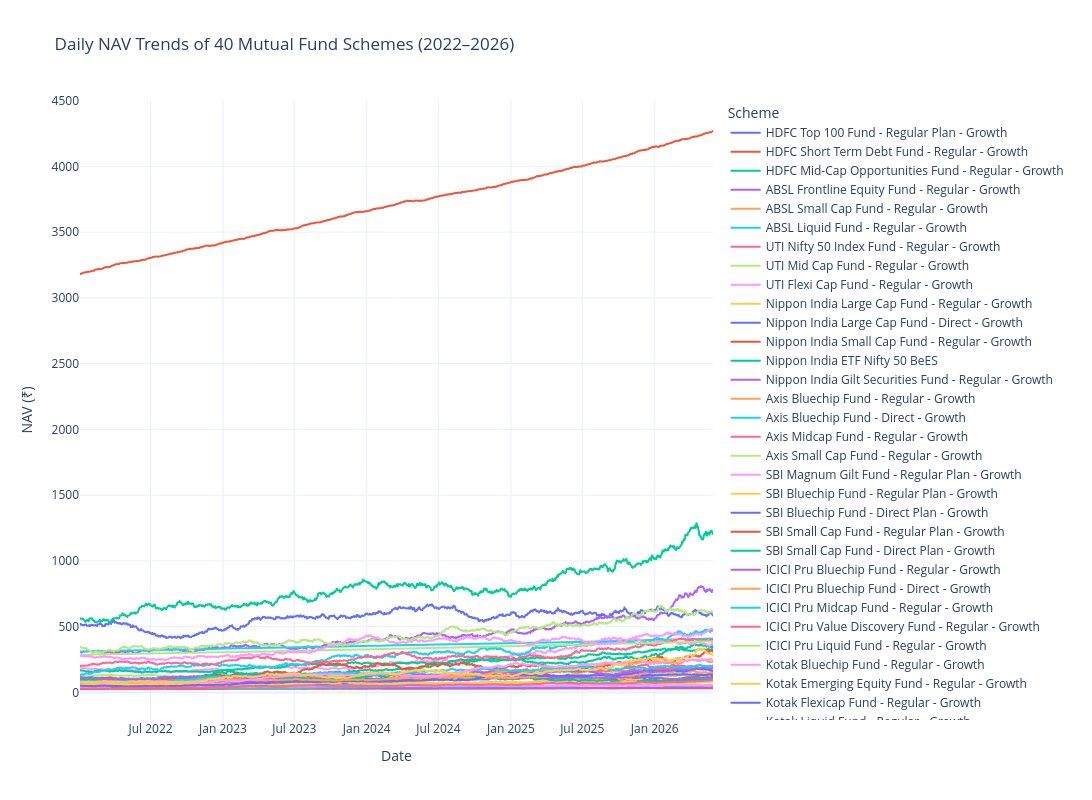

Here is the notebook cell this chart was saved with:
### Markdown cell above
Create the Plotly interactive version

### Code cell
fig = px.line(
    nav_analysis,
    x="date",
    y="nav",
    color="scheme_name",
    title="Daily NAV Trends of 40 Mutual Fund Schemes (2022–2026)",
    labels={
        "date": "Date",
        "nav": "NAV (₹)",
        "scheme_name": "Scheme"
    }
)

fig.update_layout(
    width=1600,
    height=800,
    hovermode="x unified",
    template="plotly_white"
)

fig.show()

fig.write_html(
    os.path.join(
        charts_path,
        "NAV Trend Lines.html"
    )
)

### Figure 1 — Plotly figure (JSON) as saved in the notebook; plotly's stock layout.template omitted (floating-point values rounded to 4 significant figures; data arrays with more than 128 entries replaced by an {"elided": "..."} marker saying what was removed)
{"data": [{"hovertemplate": "Scheme=HDFC Top 100 Fund - Regular Plan - Growth<br>Date=%{x}<br>NAV (₹)=%{y}<extra></extra>", "legendgroup": "HDFC Top 100 Fund - Regular Plan - Growth", "line": {"color": "#636efa", "dash": "solid"}, "marker": {"symbol": "circle"}, "mode": "lines", "name": "HDFC Top 100 Fund - Regular Plan - Growth", "showlegend": true, "type": "scattergl", "x": {"elided": "1150 str values"}, "xaxis": "x", "y": {"elided": "1150 float values"}, "yaxis": "y"}, {"hovertemplate": "Scheme=HDFC Short Term Debt Fund - Regular - Growth<br>Date=%{x}<br>NAV (₹)=%{y}<extra></extra>", "legendgroup": "HDFC Short Term Debt Fund - Regular - Growth", "line": {"color": "#EF553B", "dash": "solid"}, "marker": {"symbol": "circle"}, "mode": "lines", "name": "HDFC Short Term Debt Fund - Regular - Growth", "showlegend": true, "type": "scattergl", "x": {"elided": "1150 str values"}, "xaxis": "x", "y": {"elided": "1150 float values"}, "yaxis": "y"}, {"hovertemplate": "Scheme=HDFC Mid-Cap Opportunities Fund - Regular - Growth<br>Date=%{x}<br>NAV (₹)=%{y}<extra></extra>", "legendgroup": "HDFC Mid-Cap Opportunities Fund - Regular - Growth", "line": {"color": "#00cc96", "dash": "solid"}, "marker": {"symbol": "circle"}, "mode": "lines", "name": "HDFC Mid-Cap Opportunities Fund - Regular - Growth", "showlegend": true, "type": "scattergl", "x": {"elided": "1150 str values"}, "xaxis": "x", "y": {"elided": "1150 float values"}, "yaxis": "y"}, {"hovertemplate": "Scheme=ABSL Frontline Equity Fund - Regular - Growth<br>Date=%{x}<br>NAV (₹)=%{y}<extra></extra>", "legendgroup": "ABSL Frontline Equity Fund - Regular - Growth", "line": {"color": "#ab63fa", "dash": "solid"}, "marker": {"symbol": "circle"}, "mode": "lines", "name": "ABSL Frontline Equity Fund - Regular - Growth", "showlegend": true, "type": "scattergl", "x": {"elided": "1150 str values"}, "xaxis": "x", "y": {"elided": "1150 float values"}, "yaxis": "y"}, {"hovertemplate": "Scheme=ABSL Small Cap Fund - Regular - Growth<br>Date=%{x}<br>NAV (₹)=%{y}<extra></extra>", "legendgroup": "ABSL Small Cap Fund - Regular - Growth", "line": {"color": "#FFA15A", "dash": "solid"}, "marker": {"symbol": "circle"}, "mode": "lines", "name": "ABSL Small Cap Fund - Regular - Growth", "showlegend": true, "type": "scattergl", "x": {"elided": "1150 str values"}, "xaxis": "x", "y": {"elided": "1150 float values"}, "yaxis": "y"}, {"hovertemplate": "Scheme=ABSL Liquid Fund - Regular - Growth<br>Date=%{x}<br>NAV (₹)=%{y}<extra></extra>", "legendgroup": "ABSL Liquid Fund - Regular - Growth", "line": {"color": "#19d3f3", "dash": "solid"}, "marker": {"symbol": "circle"}, "mode": "lines", "name": "ABSL Liquid Fund - Regular - Growth", "showlegend": true, "type": "scattergl", "x": {"elided": "1150 str values"}, "xaxis": "x", "y": {"elided": "1150 float values"}, "yaxis": "y"}, {"hovertemplate": "Scheme=UTI Nifty 50 Index Fund - Regular - Growth<br>Date=%{x}<br>NAV (₹)=%{y}<extra></extra>", "legendgroup": "UTI Nifty 50 Index Fund - Regular - Growth", "line": {"color": "#FF6692", "dash": "solid"}, "marker": {"symbol": "circle"}, "mode": "lines", "name": "UTI Nifty 50 Index Fund - Regular - Growth", "showlegend": true, "type": "scattergl", "x": {"elided": "1150 str values"}, "xaxis": "x", "y": {"elided": "1150 float values"}, "yaxis": "y"}, {"hovertemplate": "Scheme=UTI Mid Cap Fund - Regular - Growth<br>Date=%{x}<br>NAV (₹)=%{y}<extra></extra>", "legendgroup": "UTI Mid Cap Fund - Regular - Growth", "line": {"color": "#B6E880", "dash": "solid"}, "marker": {"symbol": "circle"}, "mode": "lines", "name": "UTI Mid Cap Fund - Regular - Growth", "showlegend": true, "type": "scattergl", "x": {"elided": "1150 str values"}, "xaxis": "x", "y": {"elided": "1150 float values"}, "yaxis": "y"}, {"hovertemplate": "Scheme=UTI Flexi Cap Fund - Regular - Growth<br>Date=%{x}<br>NAV (₹)=%{y}<extra></extra>", "legendgroup": "UTI Flexi Cap Fund - Regular - Growth", "line": {"color": "#FF97FF", "dash": "solid"}, "marker": {"symbol": "circle"}, "mode": "lines", "name": "UTI Flexi Cap Fund - Regular - Growth", "showlegend": true, "type": "scattergl", "x": {"elided": "1150 str values"}, "xaxis": "x", "y": {"elided": "1150 float values"}, "yaxis": "y"}, {"hovertemplate": "Scheme=Nippon India Large Cap Fund - Regular - Growth<br>Date=%{x}<br>NAV (₹)=%{y}<extra></extra>", "legendgroup": "Nippon India Large Cap Fund - Regular - Growth", "line": {"color": "#FECB52", "dash": "solid"}, "marker": {"symbol": "circle"}, "mode": "lines", "name": "Nippon India Large Cap Fund - Regular - Growth", "showlegend": true, "type": "scattergl", "x": {"elided": "1150 str values"}, "xaxis": "x", "y": {"elided": "1150 float values"}, "yaxis": "y"}, {"hovertemplate": "Scheme=Nippon India Large Cap Fund - Direct - Growth<br>Date=%{x}<br>NAV (₹)=%{y}<extra></extra>", "legendgroup": "Nippon India Large Cap Fund - Direct - Growth", "line": {"color": "#636efa", "dash": "solid"}, "marker": {"symbol": "circle"}, "mode": "lines", "name": "Nippon India Large Cap Fund - Direct - Growth", "showlegend": true, "type": "scattergl", "x": {"elided": "1150 str values"}, "xaxis": "x", "y": {"elided": "1150 float values"}, "yaxis": "y"}, {"hovertemplate": "Scheme=Nippon India Small Cap Fund - Regular - Growth<br>Date=%{x}<br>NAV (₹)=%{y}<extra></extra>", "legendgroup": "Nippon India Small Cap Fund - Regular - Growth", "line": {"color": "#EF553B", "dash": "solid"}, "marker": {"symbol": "circle"}, "mode": "lines", "name": "Nippon India Small Cap Fund - Regular - Growth", "showlegend": true, "type": "scattergl", "x": {"elided": "1150 str values"}, "xaxis": "x", "y": {"elided": "1150 float values"}, "yaxis": "y"}, {"hovertemplate": "Scheme=Nippon India ETF Nifty 50 BeES<br>Date=%{x}<br>NAV (₹)=%{y}<extra></extra>", "legendgroup": "Nippon India ETF Nifty 50 BeES", "line": {"color": "#00cc96", "dash": "solid"}, "marker": {"symbol": "circle"}, "mode": "lines", "name": "Nippon India ETF Nifty 50 BeES", "showlegend": true, "type": "scattergl", "x": {"elided": "1150 str values"}, "xaxis": "x", "y": {"elided": "1150 float values"}, "yaxis": "y"}, {"hovertemplate": "Scheme=Nippon India Gilt Securities Fund - Regular - Growth<br>Date=%{x}<br>NAV (₹)=%{y}<extra></extra>", "legendgroup": "Nippon India Gilt Securities Fund - Regular - Growth", "line": {"color": "#ab63fa", "dash": "solid"}, "marker": {"symbol": "circle"}, "mode": "lines", "name": "Nippon India Gilt Securities Fund - Regular - Growth", "showlegend": true, "type": "scattergl", "x": {"elided": "1150 str values"}, "xaxis": "x", "y": {"elided": "1150 float values"}, "yaxis": "y"}, {"hovertemplate": "Scheme=Axis Bluechip Fund - Regular - Growth<br>Date=%{x}<br>NAV (₹)=%{y}<extra></extra>", "legendgroup": "Axis Bluechip Fund - Regular - Growth", "line": {"color": "#FFA15A", "dash": "solid"}, "marker": {"symbol": "circle"}, "mode": "lines", "name": "Axis Bluechip Fund - Regular - Growth", "showlegend": true, "type": "scattergl", "x": {"elided": "1150 str values"}, "xaxis": "x", "y": {"elided": "1150 float values"}, "yaxis": "y"}, {"hovertemplate": "Scheme=Axis Bluechip Fund - Direct - Growth<br>Date=%{x}<br>NAV (₹)=%{y}<extra></extra>", "legendgroup": "Axis Bluechip Fund - Direct - Growth", "line": {"color": "#19d3f3", "dash": "solid"}, "marker": {"symbol": "circle"}, "mode": "lines", "name": "Axis Bluechip Fund - Direct - Growth", "showlegend": true, "type": "scattergl", "x": {"elided": "1150 str values"}, "xaxis": "x", "y": {"elided": "1150 float values"}, "yaxis": "y"}, {"hovertemplate": "Scheme=Axis Midcap Fund - Regular - Growth<br>Date=%{x}<br>NAV (₹)=%{y}<extra></extra>", "legendgroup": "Axis Midcap Fund - Regular - Growth", "line": {"color": "#FF6692", "dash": "solid"}, "marker": {"symbol": "circle"}, "mode": "lines", "name": "Axis Midcap Fund - Regular - Growth", "showlegend": true, "type": "scattergl", "x": {"elided": "1150 str values"}, "xaxis": "x", "y": {"elided": "1150 float values"}, "yaxis": "y"}, {"hovertemplate": "Scheme=Axis Small Cap Fund - Regular - Growth<br>Date=%{x}<br>NAV (₹)=%{y}<extra></extra>", "legendgroup": "Axis Small Cap Fund - Regular - Growth", "line": {"color": "#B6E880", "dash": "solid"}, "marker": {"symbol": "circle"}, "mode": "lines", "name": "Axis Small Cap Fund - Regular - Growth", "showlegend": true, "type": "scattergl", "x": {"elided": "1150 str values"}, "xaxis": "x", "y": {"elided": "1150 float values"}, "yaxis": "y"}, {"hovertemplate": "Scheme=SBI Magnum Gilt Fund - Regular Plan - Growth<br>Date=%{x}<br>NAV (₹)=%{y}<extra></extra>", "legendgroup": "SBI Magnum Gilt Fund - Regular Plan - Growth", "line": {"color": "#FF97FF", "dash": "solid"}, "marker": {"symbol": "circle"}, "mode": "lines", "name": "SBI Magnum Gilt Fund - Regular Plan - Growth", "showlegend": true, "type": "scattergl", "x": {"elided": "1150 str values"}, "xaxis": "x", "y": {"elided": "1150 float values"}, "yaxis": "y"}, {"hovertemplate": "Scheme=SBI Bluechip Fund - Regular Plan - Growth<br>Date=%{x}<br>NAV (₹)=%{y}<extra></extra>", "legendgroup": "SBI Bluechip Fund - Regular Plan - Growth", "line": {"color": "#FECB52", "dash": "solid"}, "marker": {"symbol": "circle"}, "mode": "lines", "name": "SBI Bluechip Fund - Regular Plan - Growth", "showlegend": true, "type": "scattergl", "x": {"elided": "1150 str values"}, "xaxis": "x", "y": {"elided": "1150 float values"}, "yaxis": "y"}, {"hovertemplate": "Scheme=SBI Bluechip Fund - Direct Plan - Growth<br>Date=%{x}<br>NAV (₹)=%{y}<extra></extra>", "legendgroup": "SBI Bluechip Fund - Direct Plan - Growth", "line": {"color": "#636efa", "dash": "solid"}, "marker": {"symbol": "circle"}, "mode": "lines", "name": "SBI Bluechip Fund - Direct Plan - Growth", "showlegend": true, "type": "scattergl", "x": {"elided": "1150 str values"}, "xaxis": "x", "y": {"elided": "1150 float values"}, "yaxis": "y"}, {"hovertemplate": "Scheme=SBI Small Cap Fund - Regular Plan - Growth<br>Date=%{x}<br>NAV (₹)=%{y}<extra></extra>", "legendgroup": "SBI Small Cap Fund - Regular Plan - Growth", "line": {"color": "#EF553B", "dash": "solid"}, "marker": {"symbol": "circle"}, "mode": "lines", "name": "SBI Small Cap Fund - Regular Plan - Growth", "showlegend": true, "type": "scattergl", "x": {"elided": "1150 str values"}, "xaxis": "x", "y": {"elided": "1150 float values"}, "yaxis": "y"}, {"hovertemplate": "Scheme=SBI Small Cap Fund - Direct Plan - Growth<br>Date=%{x}<br>NAV (₹)=%{y}<extra></extra>", "legendgroup": "SBI Small Cap Fund - Direct Plan - Growth", "line": {"color": "#00cc96", "dash": "solid"}, "marker": {"symbol": "circle"}, "mode": "lines", "name": "SBI Small Cap Fund - Direct Plan - Growth", "showlegend": true, "type": "scattergl", "x": {"elided": "1150 str values"}, "xaxis": "x", "y": {"elided": "1150 float values"}, "yaxis": "y"}, {"hovertemplate": "Scheme=ICICI Pru Bluechip Fund - Regular - Growth<br>Date=%{x}<br>NAV (₹)=%{y}<extra></extra>", "legendgroup": "ICICI Pru Bluechip Fund - Regular - Growth", "line": {"color": "#ab63fa", "dash": "solid"}, "marker": {"symbol": "circle"}, "mode": "lines", "name": "ICICI Pru Bluechip Fund - Regular - Growth", "showlegend": true, "type": "scattergl", "x": {"elided": "1150 str values"}, "xaxis": "x", "y": {"elided": "1150 float values"}, "yaxis": "y"}, {"hovertemplate": "Scheme=ICICI Pru Bluechip Fund - Direct - Growth<br>Date=%{x}<br>NAV (₹)=%{y}<extra></extra>", "legendgroup": "ICICI Pru Bluechip Fund - Direct - Growth", "line": {"color": "#FFA15A", "dash": "solid"}, "marker": {"symbol": "circle"}, "mode": "lines", "name": "ICICI Pru Bluechip Fund - Direct - Growth", "showlegend": true, "type": "scattergl", "x": {"elided": "1150 str values"}, "xaxis": "x", "y": {"elided": "1150 float values"}, "yaxis": "y"}, {"hovertemplate": "Scheme=ICICI Pru Midcap Fund - Regular - Growth<br>Date=%{x}<br>NAV (₹)=%{y}<extra></extra>", "legendgroup": "ICICI Pru Midcap Fund - Regular - Growth", "line": {"color": "#19d3f3", "dash": "solid"}, "marker": {"symbol": "circle"}, "mode": "lines", "name": "ICICI Pru Midcap Fund - Regular - Growth", "showlegend": true, "type": "scattergl", "x": {"elided": "1150 str values"}, "xaxis": "x", "y": {"elided": "1150 float values"}, "yaxis": "y"}, {"hovertemplate": "Scheme=ICICI Pru Value Discovery Fund - Regular - Growth<br>Date=%{x}<br>NAV (₹)=%{y}<extra></extra>", "legendgroup": "ICICI Pru Value Discovery Fund - Regular - Growth", "line": {"color": "#FF6692", "dash": "solid"}, "marker": {"symbol": "circle"}, "mode": "lines", "name": "ICICI Pru Value Discovery Fund - Regular - Growth", "showlegend": true, "type": "scattergl", "x": {"elided": "1150 str values"}, "xaxis": "x", "y": {"elided": "1150 float values"}, "yaxis": "y"}, {"hovertemplate": "Scheme=ICICI Pru Liquid Fund - Regular - Growth<br>Date=%{x}<br>NAV (₹)=%{y}<extra></extra>", "legendgroup": "ICICI Pru Liquid Fund - Regular - Growth", "line": {"color": "#B6E880", "dash": "solid"}, "marker": {"symbol": "circle"}, "mode": "lines", "name": "ICICI Pru Liquid Fund - Regular - Growth", "showlegend": true, "type": "scattergl", "x": {"elided": "1150 str values"}, "xaxis": "x", "y": {"elided": "1150 float values"}, "yaxis": "y"}, {"hovertemplate": "Scheme=Kotak Bluechip Fund - Regular - Growth<br>Date=%{x}<br>NAV (₹)=%{y}<extra></extra>", "legendgroup": "Kotak Bluechip Fund - Regular - Growth", "line": {"color": "#FF97FF", "dash": "solid"}, "marker": {"symbol": "circle"}, "mode": "lines", "name": "Kotak Bluechip Fund - Regular - Growth", "showlegend": true, "type": "scattergl", "x": {"elided": "1150 str values"}, "xaxis": "x", "y": {"elided": "1150 float values"}, "yaxis": "y"}, {"hovertemplate": "Scheme=Kotak Emerging Equity Fund - Regular - Growth<br>Date=%{x}<br>NAV (₹)=%{y}<extra></extra>", "legendgroup": "Kotak Emerging Equity Fund - Regular - Growth", "line": {"color": "#FECB52", "dash": "solid"}, "marker": {"symbol": "circle"}, "mode": "lines", "name": "Kotak Emerging Equity Fund - Regular - Growth", "showlegend": true, "type": "scattergl", "x": {"elided": "1150 str values"}, "xaxis": "x", "y": {"elided": "1150 float values"}, "yaxis": "y"}, {"hovertemplate": "Scheme=Kotak Flexicap Fund - Regular - Growth<br>Date=%{x}<br>NAV (₹)=%{y}<extra></extra>", "legendgroup": "Kotak Flexicap Fund - Regular - Growth", "line": {"color": "#636efa", "dash": "solid"}, "marker": {"symbol": "circle"}, "mode": "lines", "name": "Kotak Flexicap Fund - Regular - Growth", "showlegend": true, "type": "scattergl", "x": {"elided": "1150 str values"}, "xaxis": "x", "y": {"elided": "1150 float values"}, "yaxis": "y"}, {"hovertemplate": "Scheme=Kotak Liquid Fund - Regular - Growth<br>Date=%{x}<br>NAV (₹)=%{y}<extra></extra>", "legendgroup": "Kotak Liquid Fund - Regular - Growth", "line": {"color": "#EF553B", "dash": "solid"}, "marker": {"symbol": "circle"}, "mode": "lines", "name": "Kotak Liquid Fund - Regular - Growth", "showlegend": true, "type": "scattergl", "x": {"elided": "1150 str values"}, "xaxis": "x", "y": {"elided": "1150 float values"}, "yaxis": "y"}, {"hovertemplate": "Scheme=HDFC Top 100 Fund - Direct Plan - Growth<br>Date=%{x}<br>NAV (₹)=%{y}<extra></extra>", "legendgroup": "HDFC Top 100 Fund - Direct Plan - Growth", "line": {"color": "#00cc96", "dash": "solid"}, "marker": {"symbol": "circle"}, "mode": "lines", "name": "HDFC Top 100 Fund - Direct Plan - Growth", "showlegend": true, "type": "scattergl", "x": {"elided": "1150 str values"}, "xaxis": "x", "y": {"elided": "1150 float values"}, "yaxis": "y"}, {"hovertemplate": "Scheme=HDFC Mid-Cap Opportunities Fund - Direct - Growth<br>Date=%{x}<br>NAV (₹)=%{y}<extra></extra>", "legendgroup": "HDFC Mid-Cap Opportunities Fund - Direct - Growth", "line": {"color": "#ab63fa", "dash": "solid"}, "marker": {"symbol": "circle"}, "mode": "lines", "name": "HDFC Mid-Cap Opportunities Fund - Direct - Growth", "showlegend": true, "type": "scattergl", "x": {"elided": "1150 str values"}, "xaxis": "x", "y": {"elided": "1150 float values"}, "yaxis": "y"}, {"hovertemplate": "Scheme=Mirae Asset Large Cap Fund - Regular - Growth<br>Date=%{x}<br>NAV (₹)=%{y}<extra></extra>", "legendgroup": "Mirae Asset Large Cap Fund - Regular - Growth", "line": {"color": "#FFA15A", "dash": "solid"}, "marker": {"symbol": "circle"}, "mode": "lines", "name": "Mirae Asset Large Cap Fund - Regular - Growth", "showlegend": true, "type": "scattergl", "x": {"elided": "1150 str values"}, "xaxis": "x", "y": {"elided": "1150 float values"}, "yaxis": "y"}, {"hovertemplate": "Scheme=Mirae Asset Emerging Bluechip Fund - Regular - Growth<br>Date=%{x}<br>NAV (₹)=%{y}<extra></extra>", "legendgroup": "Mirae Asset Emerging Bluechip Fund - Regular - Growth", "line": {"color": "#19d3f3", "dash": "solid"}, "marker": {"symbol": "circle"}, "mode": "lines", "name": "Mirae Asset Emerging Bluechip Fund - Regular - Growth", "showlegend": true, "type": "scattergl", "x": {"elided": "1150 str values"}, "xaxis": "x", "y": {"elided": "1150 float values"}, "yaxis": "y"}, {"hovertemplate": "Scheme=Mirae Asset Tax Saver Fund - Regular - Growth<br>Date=%{x}<br>NAV (₹)=%{y}<extra></extra>", "legendgroup": "Mirae Asset Tax Saver Fund - Regular - Growth", "line": {"color": "#FF6692", "dash": "solid"}, "marker": {"symbol": "circle"}, "mode": "lines", "name": "Mirae Asset Tax Saver Fund - Regular - Growth", "showlegend": true, "type": "scattergl", "x": {"elided": "1150 str values"}, "xaxis": "x", "y": {"elided": "1150 float values"}, "yaxis": "y"}, {"hovertemplate": "Scheme=DSP Top 100 Equity Fund - Regular - Growth<br>Date=%{x}<br>NAV (₹)=%{y}<extra></extra>", "legendgroup": "DSP Top 100 Equity Fund - Regular - Growth", "line": {"color": "#B6E880", "dash": "solid"}, "marker": {"symbol": "circle"}, "mode": "lines", "name": "DSP Top 100 Equity Fund - Regular - Growth", "showlegend": true, "type": "scattergl", "x": {"elided": "1150 str values"}, "xaxis": "x", "y": {"elided": "1150 float values"}, "yaxis": "y"}, {"hovertemplate": "Scheme=DSP Midcap Fund - Regular - Growth<br>Date=%{x}<br>NAV (₹)=%{y}<extra></extra>", "legendgroup": "DSP Midcap Fund - Regular - Growth", "line": {"color": "#FF97FF", "dash": "solid"}, "marker": {"symbol": "circle"}, "mode": "lines", "name": "DSP Midcap Fund - Regular - Growth", "showlegend": true, "type": "scattergl", "x": {"elided": "1150 str values"}, "xaxis": "x", "y": {"elided": "1150 float values"}, "yaxis": "y"}, {"hovertemplate": "Scheme=DSP Small Cap Fund - Regular - Growth<br>Date=%{x}<br>NAV (₹)=%{y}<extra></extra>", "legendgroup": "DSP Small Cap Fund - Regular - Growth", "line": {"color": "#FECB52", "dash": "solid"}, "marker": {"symbol": "circle"}, "mode": "lines", "name": "DSP Small Cap Fund - Regular - Growth", "showlegend": true, "type": "scattergl", "x": {"elided": "1150 str values"}, "xaxis": "x", "y": {"elided": "1150 float values"}, "yaxis": "y"}], "layout": {"height": 800, "hovermode": "x unified", "legend": {"title": {"text": "Scheme"}, "tracegroupgap": 0}, "title": {"text": "Daily NAV Trends of 40 Mutual Fund Schemes (2022–2026)"}, "width": 1600, "xaxis": {"anchor": "y", "domain": [0, 1], "title": {"text": "Date"}}, "yaxis": {"anchor": "x", "domain": [0, 1], "title": {"text": "NAV (₹)"}}}}
